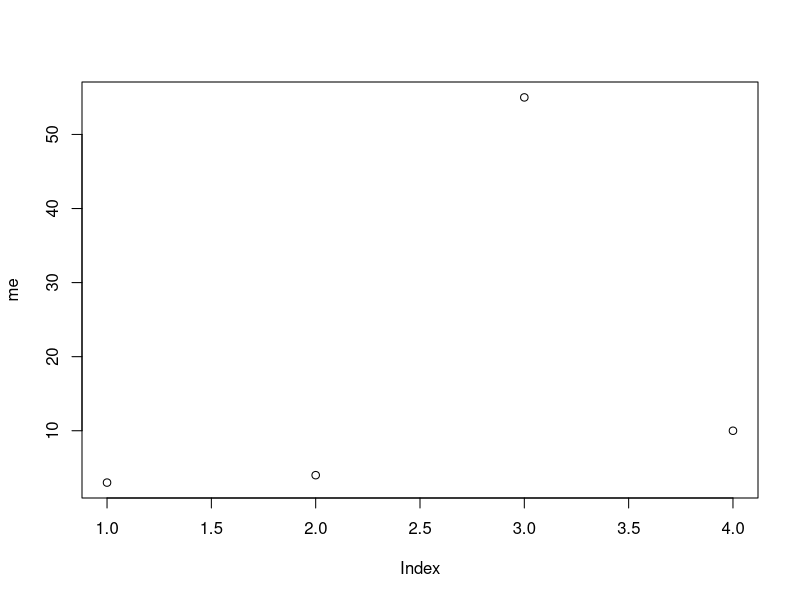
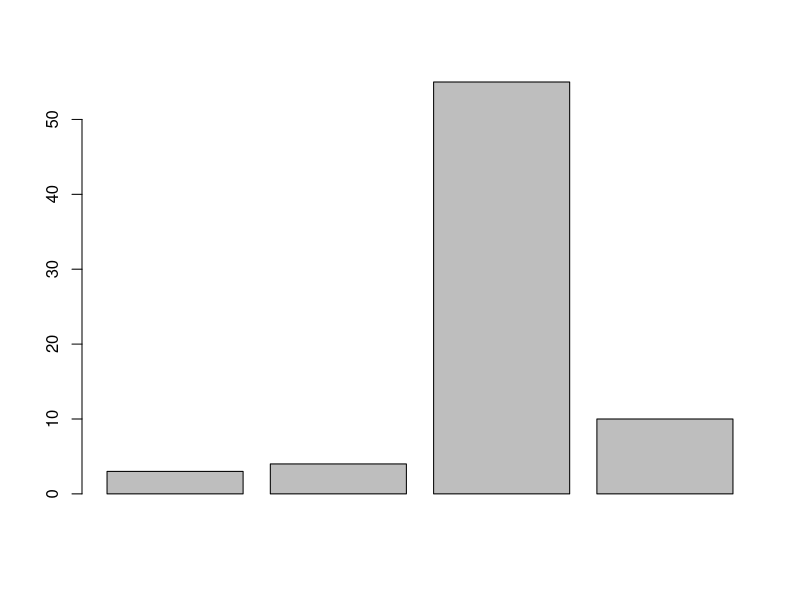
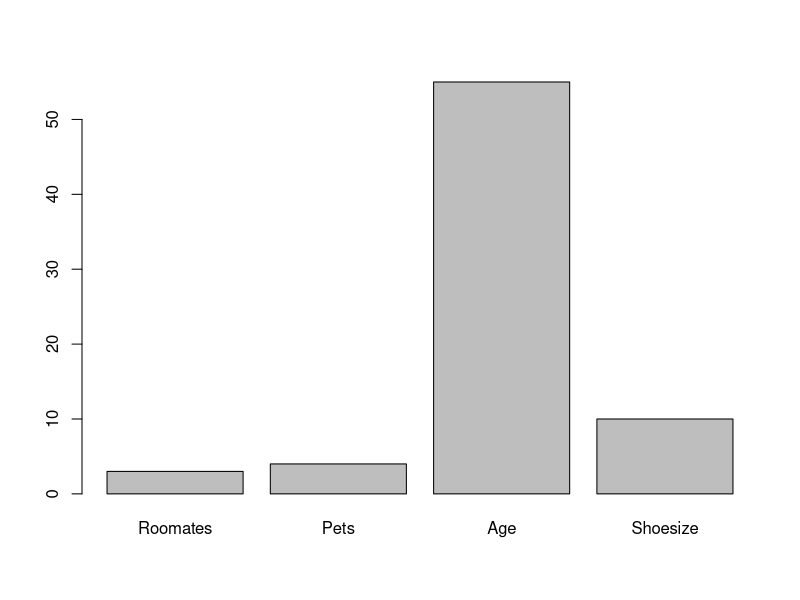

Here is the R script that generated these plots, in order:
## ---- chunk 1
1+2
3^6
sqrt((20-19)^2 + (19-19)^2 + (19-18)^2)/2
12345*54312
## ---- chunk 2
X <- 5  	# X "gets" 5
## ---- chunk 3
X
## ---- chunk 4
X*2
X^X
## ---- chunk 5
Fred <- 5
Nancy <- Fred*2
Fred + Nancy
## ---- chunk 6
x <- sqrt((20-19)^2 + (19-19)^2 + (19-18)^2)/2
x
round(x, 2)
round(x, 3)
## ---- chunk 7
X <- c(3,4,5)  	# sets X equal to the vector (3,4,5)
X
Y <- c(1:10)    # sequence of numbers from 1-10
Y
## ---- chunk 8
X + 1
X*2
X^2
((X+X^2/2)/X)^2
## ---- chunk 9
characterNames <- c("Leslie", "Ron", "April", "Andy", "Tom", "Ben", "Donna", "Jerry")
characterNames
## ---- chunk 10
### note that we need to be careful about cases
# sort(names) does not work

sort(characterNames)
## ---- chunk 11
me <- c(3, 4, 55, 10)
## ---- chunk 12
me
sum(me)
length(me)
## ---- chunk 13
plot(me)
## ---- chunk 14
barplot(me)
## ---- chunk 15
barplot(me, names=c("Roomates", "Pets", "Age", "Shoesize"))
